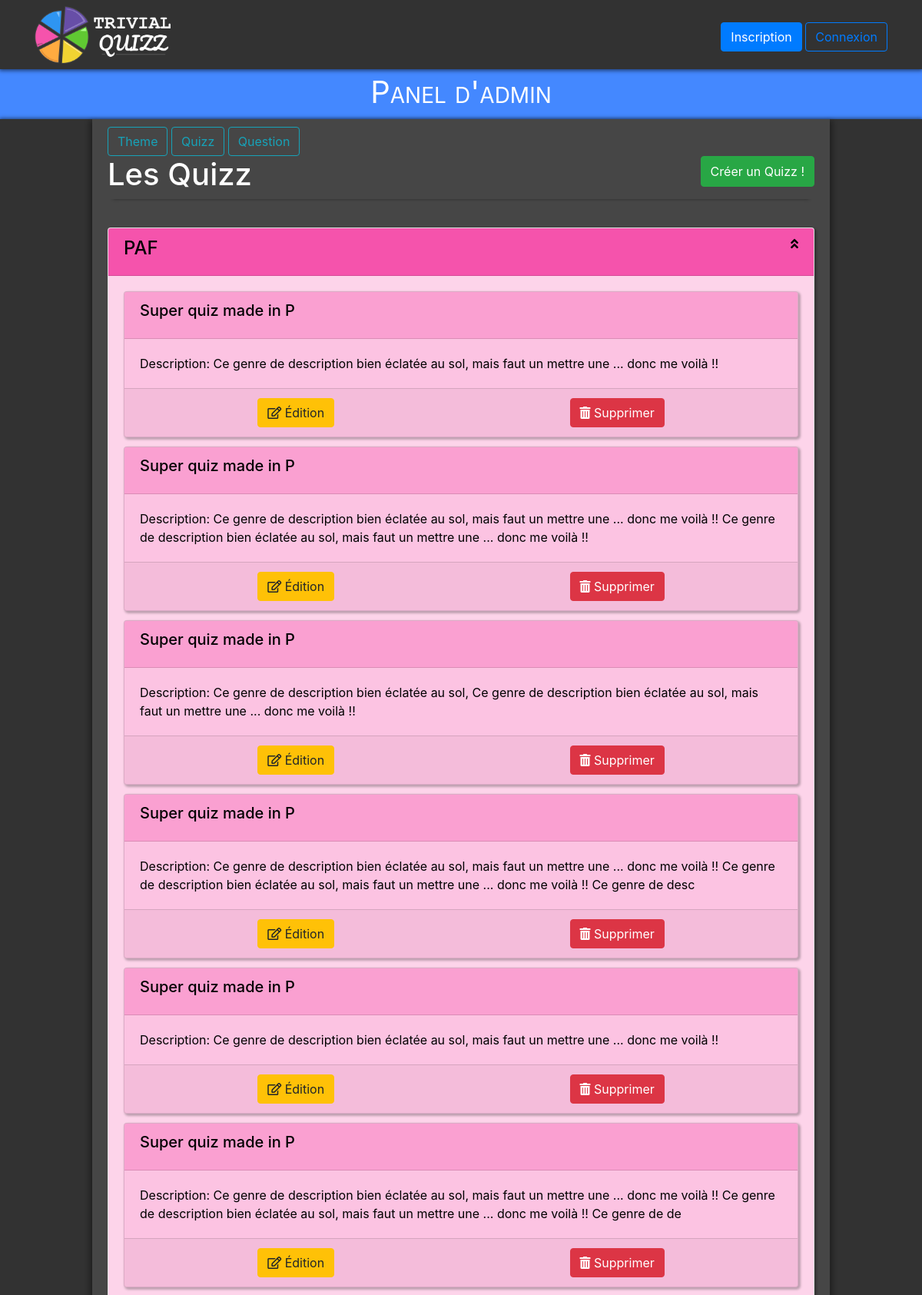
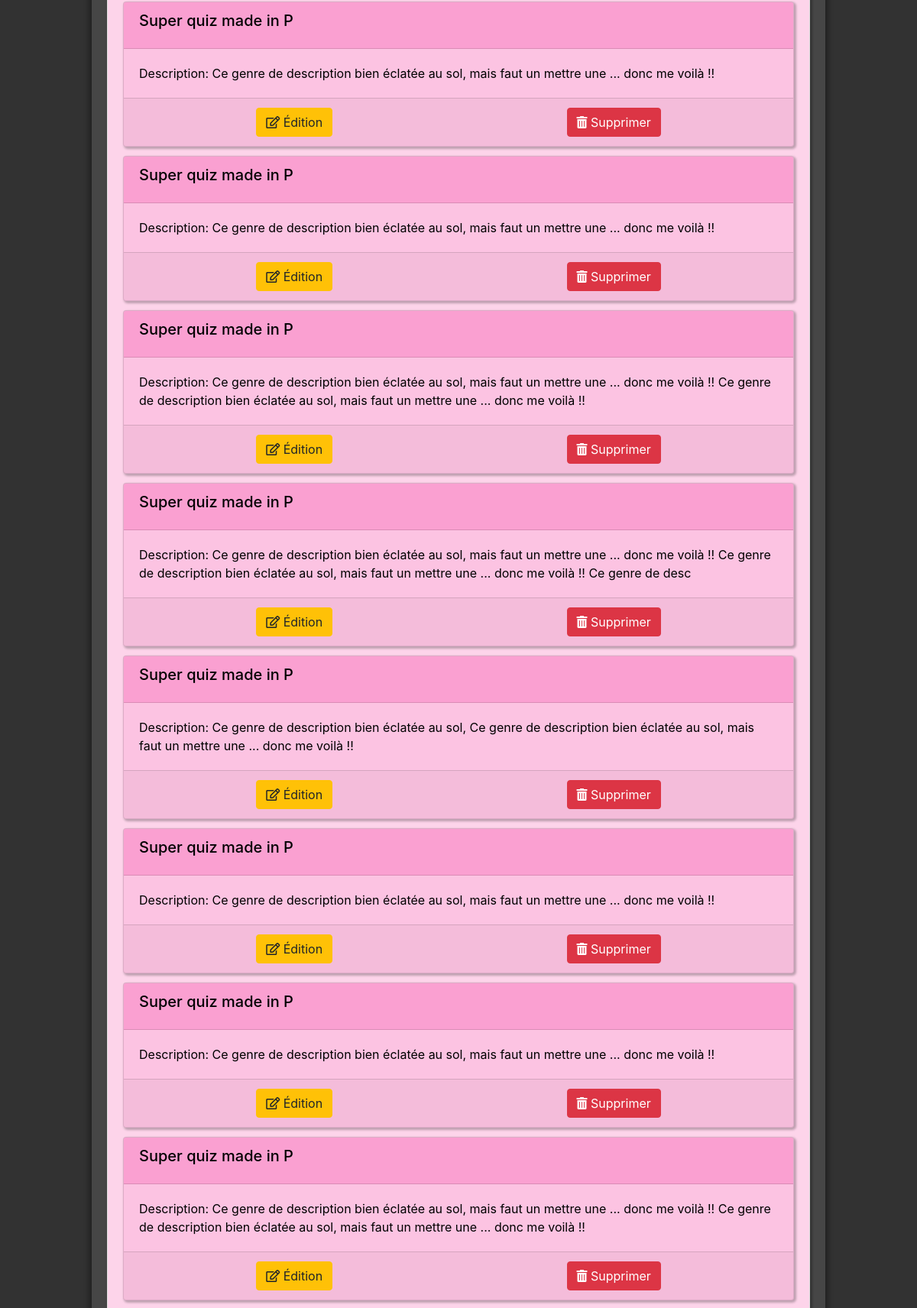
/admin/quizz.php (upper part), run on the app's committed database (2 pictures, top to bottom).
### tables this page shows
CREATE TABLE quiz
(
  qui_id INTEGER NOT NULL PRIMARY KEY AUTO_INCREMENT,
  qui_nom VARCHAR(20) NOT NULL,
  qui_desc VARCHAR(200) NOT NULL,
  th_id INTEGER NOT NULL,
  FOREIGN KEY (th_id) REFERENCES theme(th_id)
);

CREATE TABLE theme
(
  th_id INTEGER NOT NULL PRIMARY KEY AUTO_INCREMENT,
  th_nom VARCHAR(50) NOT NULL,
  th_couleur VARCHAR(7) NOT NULL,
  th_description VARCHAR(500),
  th_is_principal BIT(1)
);

### include/functions.php (called while the page is built, shortened)
<?php
  function tryQueryBDD($bdd, $sql)
  {
    try {
      $request = $bdd -> query($sql);
      $result = $request -> fetchAll();
      if(empty($result)) {
        return null;
      }
      else {
        return $result;
      }
    } catch (\Exception $e) {
      return null;
    }
  }
  function loadQuizzFromSQLResult($result)
  {
    $_QUIZZ["id"] = $result["qui_id"];
    $_QUIZZ["nom"] = $result["qui_nom"];
    $_QUIZZ["desc"] = $result["qui_desc"];
    $_QUIZZ["id_theme"] = $result["th_id"];
    return $_QUIZZ;
  }
  function loadThemeFromSQLResult($result)
  {
    $_THEME["id"] = $result["th_id"];
    $_THEME["nom"] = $result["th_nom"];
    $_THEME["desc"] = $result["th_description"];
    $_THEME["couleur"] = $result["th_couleur"];
    $_THEME["is_Principal"] = $result["th_is_principal"];
    return $_THEME;
  }
  function tabFormat($data, $fonction){
    for($i = 0; $i<count($data); $i++)
    {
      $temp = $fonction($data[$i]);
      $id = $temp["id"];
      $_DATA["$id"] = $temp;
    }
    return $_DATA;
  }
        function getAllThemesInfos($bdd)
        {
          $data = tryQueryBDD($bdd, "SELECT * FROM theme");
          return tabFormat($data, "loadThemeFromSQLResult");
        }
        function getAllQuizzesInfos($bdd)
        {
          $data = tryQueryBDD($bdd, "SELECT * FROM quiz ORDER BY th_id");
          return tabFormat($data, "loadQuizzFromSQLResult");
        }
?>

### admin/quizz.php (the view, shortened to what this page needs)
<?php
  require_once "../include/liaisonbdd.php";
  require_once "../include/functions.php";
  $_THEMES = getAllThemesInfos($bdd);
  $_QUIZZES = getAllQuizzesInfos($bdd);
  $messagePasDeQuizz = "Il n'y a encore aucun Quiz de créé. Appuyez sur le bouton ajouter pour remédier à ce grave problème ! :)";
?>
<!doctype html>
<html lang="fr">
<head>
  <link rel="stylesheet" href="../css/cards.css" />
  <link rel="stylesheet" href="../css/modal.css" />
</head>
<body>
  <?php require_once "../include/navbar.php"?>
  <div class="bandeau-principal fond-bleu">
    Panel d'admin
  </div>
  <div class="cadre-global">
    <div class="cadre-central">
      <?php include "include/admin-navbar.php"?>
      <div>
        <div class="titre1">
          <h1>Les Quizz</h1>
          <button id="boutonCreerQuizz" type="button" class="btn btn-success button-open-modal" data-toggle="modal" data-target="#modalCreationQuizz">
            Créer un Quizz !
          </button>
        </div>
        <div id="containerListQuizz">
          <?php
            if ($_QUIZZES == null)
            {
              echo $messagePasDeQuizz;
            }
            else
            {
              $id_previousTheme = -1;
              foreach ($_QUIZZES as $_QUIZZ)
              {
                if($_QUIZZ['id_theme'] != $id_previousTheme){
                  $id_previousTheme = $_QUIZZ['id_theme'];
                  ?>
                    <div class="card">
                      <?php $color = $_THEMES["$id_previousTheme"]["couleur"]; ?>
                      <div onclick="collapseOrShow(<?= $id_previousTheme ?>)" class="d-flex justify-content-between card-header" style="background-color: <?= $color ?>;">
                        <h4><?= $_THEMES["$id_previousTheme"]["nom"] ?></h4>
                        <i id="cardQuizzSymbolN<?= $id_previousTheme ?>" class="fas fa-angle-double-up"></i>
                      </div>
                      <div id="cardQuizzOfThemeN<?= $id_previousTheme ?>" class="card-body" style="background: <?= $color?>40;">
                        <div class="card-columns-sm card-columns">
                  <?php
                }
                ?>
                <div class="card" id="quizzN<?= $_QUIZZ["id"] ?>" style="background-color: <?= $color ?>20">
                  <div class="card-header" style="background-color: <?= $color ?>50">
                    <div class="card-title">
                      <h5><?= $_QUIZZ["nom"] ?></h5>
                    </div>
                  </div>
                  <div class="card-body">
                    <div>Description: <?= $_QUIZZ["desc"] ?></div>
                  </div>
                  <div class="card-footer d-flex justify-content-around">
                    <a href="quizz-edit.php?id=<?= $_QUIZZ["id"] ?>">
                      <button type="button" class="btn btn-warning">
                        <i class="far fa-edit"></i>
                        Édition
                      </button>
                    </a>
                    <button id="suppressionQuizzN<?= $_QUIZZ["id"] ?>" type="button" class="btn btn-danger">
                      <i class="fas fa-trash-alt" style="color: #ffffff;"></i>
                      Supprimer
                    </button>
                  </div>
                </div>
              <?php
              }
            }
          ?>
        </div>
      </div>
    </div>
  </div>
</body>
</html>

### css/style-base.css (style rules this page uses)
:root { --navbar-height: 90px; }
.bandeau-principal { height: 65px; text-align: center; justify-content: center; align-items: center; font-size: 40px; font-variant: small-caps; }
.fond-bleu { background-color: #48f; color: white; }
html { margin-top: var(--navbar-height); }
.cadre-global { box-shadow: 0px 0px 5px 1px rgba(0, 0, 0, .55); display: flex; width: auto; justify-content: center; background-color: rgb(50,50,50); min-height: calc(100vh - 1.7*var(--navbar-height)); }
body { background-color: rgb(50,50,50) !important; }
.cadre-central { box-shadow: 2px 5px 6px 3px rgba(0, 0, 0, .2), -2px 5px 6px 3px rgba(0, 0, 0, .2); width: 70%; height: 100%; padding: 10px 20px 15px 20px; background-color: rgb(70,70,70); color: white; min-height: calc(100vh - 1.7*var(--navbar-height)); }
.titre1, .titre2 { display: flex; flex-flow: row nowrap; justify-content: space-between; }
.titre1 { font-size: 2.5rem; box-shadow: 0px 7px 4px -7px rgba(0,0,0,.4); margin-bottom: 4%; }
.button-open-modal { height: 2.5em; }
a { text-decoration: none !important; }
@media (min-width: 768px) and (max-width: 1200px) { .cadre-central { width: 80% !important; } }
@media (min-width: 768px) and (max-width: 1200px) { .titre1 { font-size: 2rem; } }

### css/cards.css (style rules this page uses)
.card-columns { width: 100% !important; }
.card-columns-sm { column-count: 2 !important; }
@media (max-width: 1400px) { .card-columns { column-count: 1 !important; } }
.card { min-width: 100%; margin-bottom: 25px; box-shadow: 2px 2px 3px 1px rgba(0, 0, 0, .25); color: black !important; }
@media (min-width: 1001px) and (max-width: 1400px) { .card-columns { column-count: 2; } }

### data on the page
quiz: th.th_nom "PAF", qui_nom "Super quiz made in P", qui_desc "Ce genre de description bien éclatée au sol, mais faut un mettre une ... donc me voilà !!"
quiz: qui_nom "Super quiz made in P", qui_desc "Ce genre de description bien éclatée au sol, mais faut un mettre une ... donc me voilà !! Ce genre de description bien éclatée au sol, mais faut un mettre une ... donc me voilà !!"
quiz: qui_nom "Super quiz made in P", qui_desc "Ce genre de description bien éclatée au sol, Ce genre de description bien éclatée au sol, mais faut un mettre une ... donc me voilà !!"
quiz: qui_nom "Super quiz made in P", qui_desc "Ce genre de description bien éclatée au sol, mais faut un mettre une ... donc me voilà !! Ce genre de description bien éclatée au sol, mais faut un mettre une ... donc me voilà !! Ce genre de desc"
quiz: qui_nom "Super quiz made in P", qui_desc "Ce genre de description bien éclatée au sol, mais faut un mettre une ... donc me voilà !!"
quiz: qui_nom "Super quiz made in P", qui_desc "Ce genre de description bien éclatée au sol, mais faut un mettre une ... donc me voilà !! Ce genre de description bien éclatée au sol, mais faut un mettre une ... donc me voilà !! Ce genre de de"
quiz: qui_nom "Super quiz made in P", qui_desc "Ce genre de description bien éclatée au sol, mais faut un mettre une ... donc me voilà !!"
quiz: qui_nom "Super quiz made in P", qui_desc "Ce genre de description bien éclatée au sol, mais faut un mettre une ... donc me voilà !!"
quiz: qui_nom "Super quiz made in P", qui_desc "Ce genre de description bien éclatée au sol, mais faut un mettre une ... donc me voilà !! Ce genre de description bien éclatée au sol, mais faut un mettre une ... donc me voilà !!"
quiz: qui_nom "Super quiz made in P", qui_desc "Ce genre de description bien éclatée au sol, mais faut un mettre une ... donc me voilà !! Ce genre de description bien éclatée au sol, mais faut un mettre une ... donc me voilà !! Ce genre de desc"
quiz: qui_nom "Super quiz made in P", qui_desc "Ce genre de description bien éclatée au sol, Ce genre de description bien éclatée au sol, mais faut un mettre une ... donc me voilà !!"
quiz: qui_nom "Super quiz made in P", qui_desc "Ce genre de description bien éclatée au sol, mais faut un mettre une ... donc me voilà !!"
quiz: qui_nom "Super quiz made in P", qui_desc "Ce genre de description bien éclatée au sol, mais faut un mettre une ... donc me voilà !!"
quiz: qui_nom "Super quiz made in P", qui_desc "Ce genre de description bien éclatée au sol, mais faut un mettre une ... donc me voilà !! Ce genre de description bien éclatée au sol, mais faut un mettre une ... donc me voilà !!"
